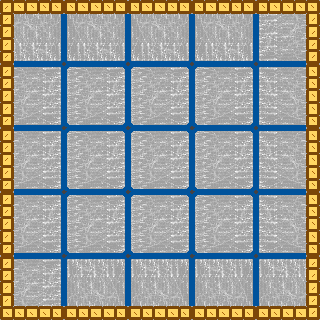

Below is a game level as drawn by its tile map, then a one-line description and the .tmx file that defines it, in full:
An orthogonal 10x10 tile map with 32x32 px tiles, 1 tile layer (Tile Layer 1).

<map version="1.2" tiledversion="1.3.2" orientation="orthogonal" renderorder="right-down" compressionlevel="-1" width="10" height="10" tilewidth="32" tileheight="32" infinite="0" nextlayerid="2" nextobjectid="1">
 <tileset firstgid="1" source="Tiles.tsx" />
 <layer id="1" name="Tile Layer 1" width="10" height="10">
  <data encoding="csv">
0,0,0,0,0,0,0,0,0,0,
6,0,5,0,5,0,5,0,9,0,
0,0,0,0,0,0,0,0,0,0,
2,0,1,0,1,0,1,0,3,0,
0,0,0,0,0,0,0,0,0,0,
2,0,1,0,1,0,1,0,3,0,
0,0,0,0,0,0,0,0,0,0,
2,0,1,0,1,0,1,0,3,0,
0,0,0,0,0,0,0,0,0,0,
7,0,4,0,4,0,4,0,8,0
</data>
 </layer>
</map>